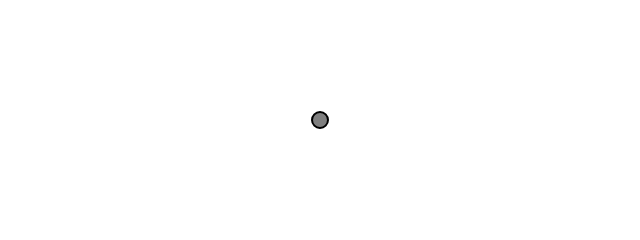
Frame 1 (no input)
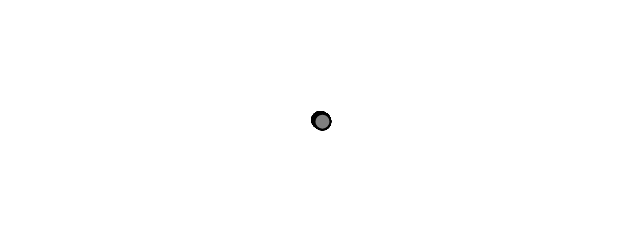
Frame 60 (no input)
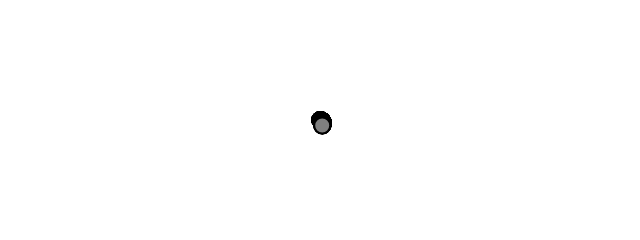
Frame 120 (the mouse pressed at the canvas centre since frame 60)

The p5.js sketch that drew these frames (run headless with seeded random() and noise() and a simulated clock; from frame 60 on, the mouse is pressed at the canvas centre):

// p5.js sketch
// ── sketch.js
let r = 0;
let theta = 0;

function setup() {
  createCanvas(640, 240);
  
  background(255);
}

function draw() {
  
  
  translate(width/2, height/2);
  
  let pos = p5.Vector.fromAngle(theta)
  pos.mult(r);
  //let x = r * cos(theta);
  //let y = r * sin(theta);
  
  fill(127);
  stroke(0);
  strokeWeight(2);
  circle(pos.x,pos.y,16)
  
  theta += 0.01;
  r +=0.05;
}
